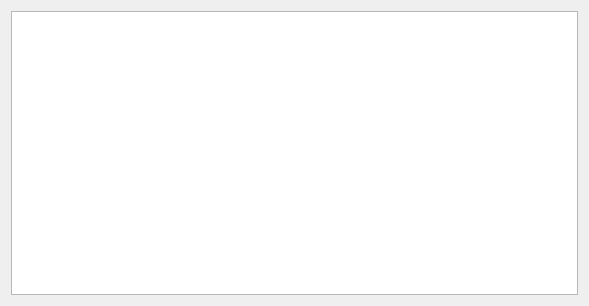
<?xml version="1.0" encoding="UTF-8"?>
<ui version="4.0">
 <class>ConnectionPage</class>
 <widget class="QWidget" name="ConnectionPage">
  <property name="geometry">
   <rect>
    <x>0</x>
    <y>0</y>
    <width>589</width>
    <height>306</height>
   </rect>
  </property>
  <property name="windowTitle">
   <string>Form</string>
  </property>
  <layout class="QHBoxLayout" name="horizontalLayout">
   <item>
    <widget class="QTreeView" name="treeView">
     <property name="rootIsDecorated">
      <bool>false</bool>
     </property>
     <property name="uniformRowHeights">
      <bool>true</bool>
     </property>
     <property name="sortingEnabled">
      <bool>true</bool>
     </property>
    </widget>
   </item>
  </layout>
 </widget>
 <resources/>
 <connections/>
</ui>
